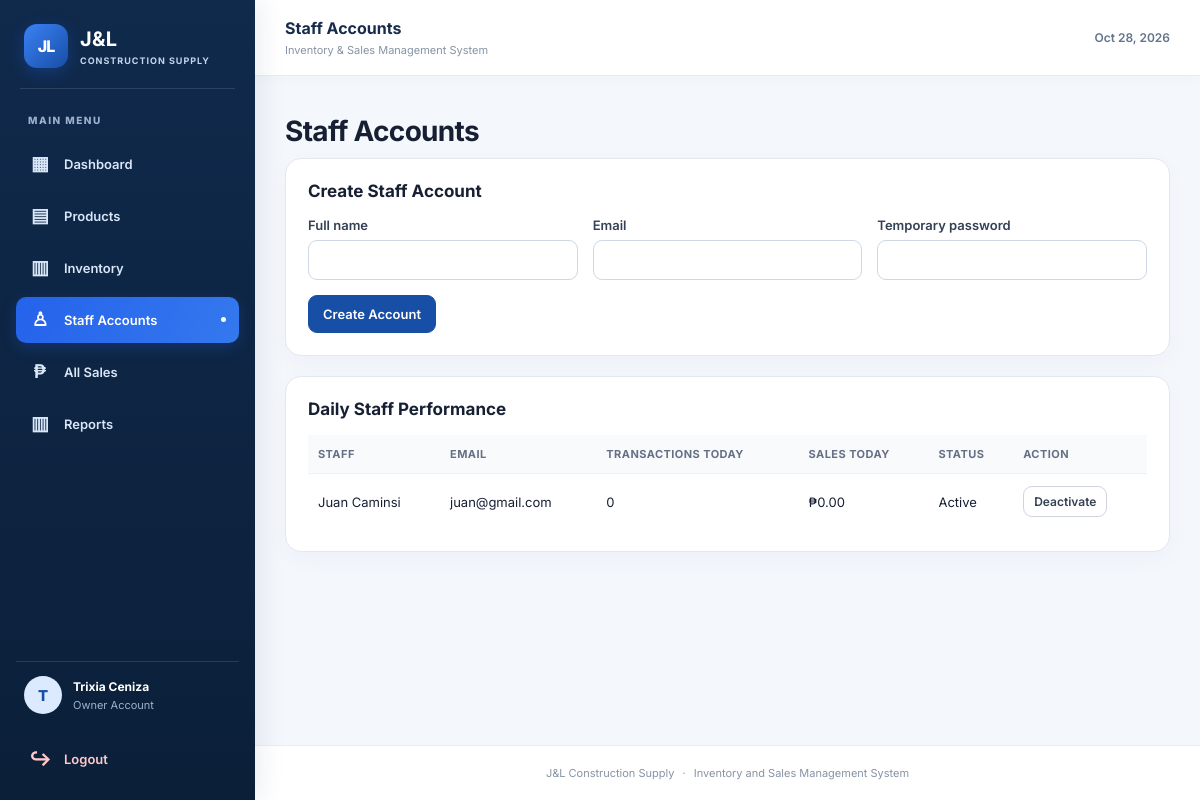
The app's page /owner/staff.php (signed in) with its own data.
### tables this page shows
CREATE TABLE `users` (
  `id` int(10) UNSIGNED NOT NULL,
  `full_name` varchar(120) NOT NULL,
  `email` varchar(190) NOT NULL,
  `password_hash` varchar(255) NOT NULL,
  `role` enum('owner','staff') NOT NULL DEFAULT 'staff',
  `is_active` tinyint(1) NOT NULL DEFAULT 1,
  `created_at` timestamp NOT NULL DEFAULT current_timestamp(),
  `updated_at` timestamp NOT NULL DEFAULT current_timestamp() ON UPDATE current_timestamp()
);

### includes/auth.php (called while the page is built, shortened)
<?php
function e(?string $value): string
{
    return htmlspecialchars($value ?? '', ENT_QUOTES, 'UTF-8');
}

### includes/functions.php (called while the page is built, shortened)
<?php
require_once __DIR__ . '/auth.php';
function money($amount): string
{
    return '₱' . number_format((float) $amount, 2);
}

### owner/staff.php (the view, shortened to what this page needs)
<?php
require_once __DIR__ . '/../includes/functions.php';
$staff = $pdo->query("SELECT u.id,u.full_name,u.email,u.is_active,COALESCE(SUM(CASE WHEN s.status='completed' AND DATE(s.created_at)=CURDATE() THEN s.total_amount ELSE 0 END),0) AS daily_sales,COUNT(CASE WHEN s.status='completed' AND DATE(s.created_at)=CURDATE() THEN s.id END) AS daily_transactions FROM users u LEFT JOIN sales s ON s.staff_id=u.id WHERE u.role='staff' GROUP BY u.id ORDER BY u.full_name")->fetchAll();
require_once __DIR__ . '/../includes/header.php';
require_once __DIR__ . '/../includes/sidebar.php';
?>
<h1>Staff Accounts</h1>
<section class="panel">
    <h2>Create Staff Account</h2>
    <form method="post" class="form-grid">
        <label>Full name<input name="full_name" required></label><label>Email<input type="email" name="email"
                required></label><label>Temporary password<input type="password" name="password" minlength="8"
                required></label>
        <div class="form-actions"><button class="btn primary">Create Account</button></div>
    </form>
</section>
<section class="panel">
    <h2>Daily Staff Performance</h2>
    <div class="table-wrap">
        <table>
            <thead>
                <tr>
                    <th>Staff</th>
                    <th>Email</th>
                    <th>Transactions Today</th>
                    <th>Sales Today</th>
                    <th>Status</th>
                    <th>Action</th>
                </tr>
            </thead>
            <tbody>
                <?php foreach ($staff as $s): ?>
                    <tr>
                        <td><?= e($s['full_name']) ?></td>
                        <td><?= e($s['email']) ?></td>
                        <td><?= (int) $s['daily_transactions'] ?></td>
                        <td><?= money($s['daily_sales']) ?></td>
                        <td><?= (int) $s['is_active'] ? 'Active' : 'Inactive' ?></td>
                        <td>
                            <form method="post"><input type="hidden" name="csrf_token" value="<?= e(csrfToken()) ?>"><input
                                    value="<?= (int) $s['id'] ?>"><button
                                    class="btn small-btn"><?= (int) $s['is_active'] ? 'Deactivate' : 'Activate' ?></button>
                            </form>
                        </td>
                    </tr><?php endforeach; ?>
            </tbody>
        </table>
    </div>
</section>
<?php require_once __DIR__ . '/../includes/footer.php'; ?>

### assets/css/style.css (style rules this page uses)
:root { --blue: #174ea6; --blue2: #2563eb; --ink: #172033; --muted: #667085; --bg: #f3f6fb; --line: #e2e8f0; --white: #fff; --red: #b42318; --green: #067647 }
* { box-sizing: border-box }
body { margin: 0; background: radial-gradient(circle at 10% 5%, #e2edff 0, transparent 32%), var(--bg); font-family: Inter, Arial, sans-serif; color: var(--ink); min-height: 100vh }
h1 { font-size: 28px; letter-spacing: -.7px; margin: 10px 0 }
h2 { font-size: 17px; margin: 0 0 16px }
.panel, .stat, .auth-card { background: var(--white); border: 1px solid var(--line); border-radius: 16px; padding: 22px; margin: 0 0 20px; box-shadow: 0 8px 26px #102c5408 }
label { display: flex; flex-direction: column; gap: 7px; font-size: 13px; font-weight: 600; color: #344054 }
input, select { font: inherit; padding: 11px 12px; border: 1px solid #cfd7e4; border-radius: 9px; background: #fff; width: 100%; min-width: 0; color: var(--ink) }
.form-grid { display: grid; grid-template-columns: repeat(3, minmax(0, 1fr)); gap: 15px }
.form-actions { display: flex; gap: 10px; align-items: end; flex-wrap: wrap }
.btn, button { border: 1px solid #d0d5dd; background: #fff; color: #344054; border-radius: 9px; padding: 10px 14px; text-decoration: none; cursor: pointer; font: 600 13px Inter, Arial, sans-serif; display: inline-flex; align-items: center; justify-content: center; gap: 6px }
.btn.primary, button.primary { background: var(--blue); border-color: var(--blue); color: #fff }
.small-btn { padding: 7px 10px; font-size: 12px }
table { width: 100%; border-collapse: collapse; font-size: 13px }
th, td { text-align: left; padding: 12px 10px; border-bottom: 1px solid #edf0f5; vertical-align: middle }
th { background: #f8fafc; color: #667085; font-size: 11px; text-transform: uppercase; letter-spacing: .04em }
tbody tr:last-child td { border-bottom: 0 }
.table-wrap { overflow-x: auto }
:root { --sidebar-bg: #102a4c; --sidebar-hover: #1b3d66; --sidebar-active: #2563eb; --sidebar-text: #d9e6f7; --sidebar-muted: #9db1cc; --layout-bg: #f4f7fc; }
body { background: var(--layout-bg); }

### records on screen
users: full_name "Juan Caminsi", email "juan@gmail.com", daily_transactions "0", daily_sales "₱0.00", is_active "Active"

### other values on screen
$item['icon'] "▦"
$item['label'] "Dashboard"
$item['icon'] "▤"
$item['label'] "Products"
$item['icon'] "▥"
$item['label'] "Inventory"
$item['icon'] "♙"
$item['label'] "Staff Accounts"
$item['icon'] "₱"
$item['label'] "All Sales"
$item['label'] "Reports"
substr(currentUserName(), 0, 1) "T"
currentUserName() "Trixia Ceniza"
$role "Owner"
$pageTitle "Staff Accounts"
